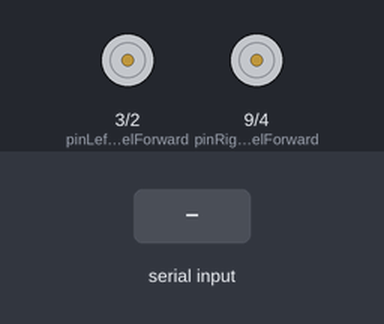
Recording of a sketch running on a simulated Arduino Uno, built with avr-gcc and run on an emulated ATmega328P. On the bench: motor-driver pin pairs drawn as motors (green arrow = first pin HIGH = forward, orange = second pin HIGH = backward, longer = more drive). Inputs (shaded band) come from the test bench.

Above: at 1.8 s.
1.9 s: "q" received over the second serial link
At 3.0 s:
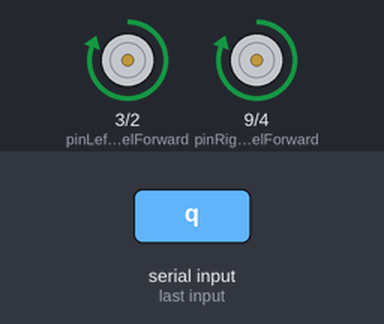
3.5 s: "w" received over the second serial link
At 4.1 s:
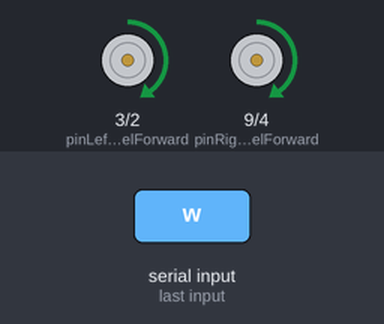
5.0 s: "a" received over the second serial link
At 5.3 s:
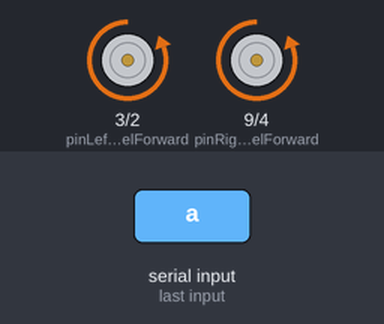
6.5 s: "q" received over the second serial link
At 7.7 s:
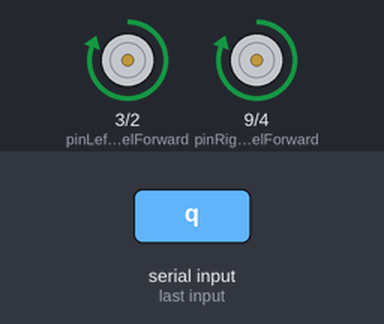
Timing chart, 0 to 9.0 s (numbered marks = the images above; inputs shaded):
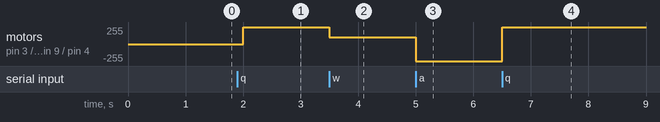

Measured:
- after the input at 1.9 s, motor on pin 3 (pinLeftWheelForward) / pin 2 (pinLeftWheelBackward), motor on pin 9 (pinRightWheelForward) / pin 4 (pinRightWheelBackward): stopped → forward 255/255 after 0.10 s
- after the input at 3.5 s, motor on pin 3 (pinLeftWheelForward) / pin 2 (pinLeftWheelBackward), motor on pin 9 (pinRightWheelForward) / pin 4 (pinRightWheelBackward): forward 255/255 → forward 100/255 at once
- after the input at 5.0 s, motor on pin 3 (pinLeftWheelForward) / pin 2 (pinLeftWheelBackward), motor on pin 9 (pinRightWheelForward) / pin 4 (pinRightWheelBackward): forward 100/255 → backward 255/255 at once
- after the input at 6.5 s, motor on pin 3 (pinLeftWheelForward) / pin 2 (pinLeftWheelBackward), motor on pin 9 (pinRightWheelForward) / pin 4 (pinRightWheelBackward): backward 255/255 → forward 255/255 at once

The sketch:

speedController.ino
```cpp
char controlInput;
int forwardSpeed;
int backwardSpeed;
#include <SoftwareSerial.h>
SoftwareSerial BlueTooth(A0, A1);
int pinLeftWheelBackward = 2;
int pinRightWheelBackward = 4;
int pinLeftWheelForward = 3;
int pinRightWheelForward = 9;

void setup()
{
  // put your setup code here, to run once:
  Serial.begin(38400);
  BlueTooth.begin(38400);
}

void loop()
{
  if(BlueTooth.available())
  {
    controlInput=BlueTooth.read();

  }
  switch(controlInput)
  {
    case 'q':
      forwardSpeed = 255;
      backwardSpeed = 0;
      break;
    case 'w':
      forwardSpeed = 100;
      backwardSpeed = 0;
      break;
    case 'e':
      forwardSpeed = 0;
      backwardSpeed = 0;
      break;
    case 'a':
      forwardSpeed = 0;
      backwardSpeed = 255;
      break;
    case 's':
      forwardSpeed = 0;
      backwardSpeed = 100;
      break;
  }
  analogWrite(pinLeftWheelBackward, backwardSpeed);
  analogWrite(pinLeftWheelForward, forwardSpeed);
  analogWrite(pinRightWheelBackward, backwardSpeed);
  analogWrite(pinRightWheelForward, forwardSpeed);

  delay(500);
}
```
